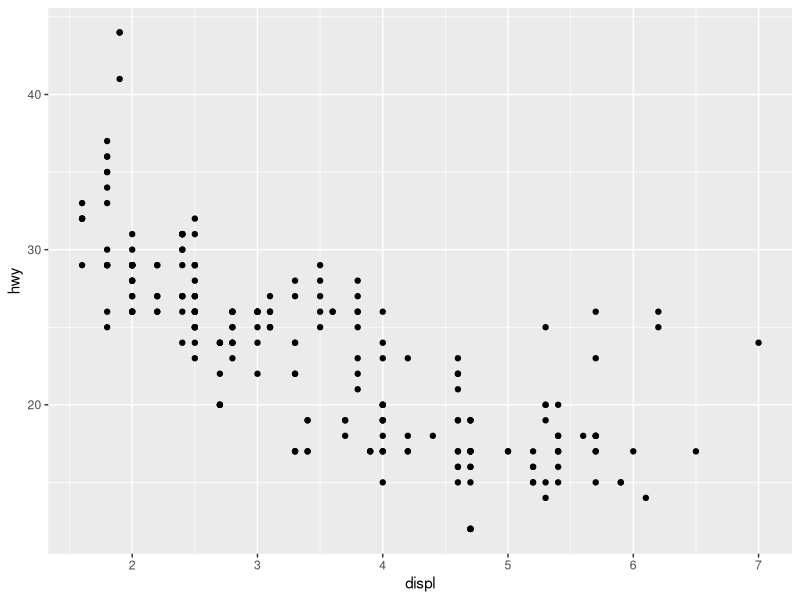
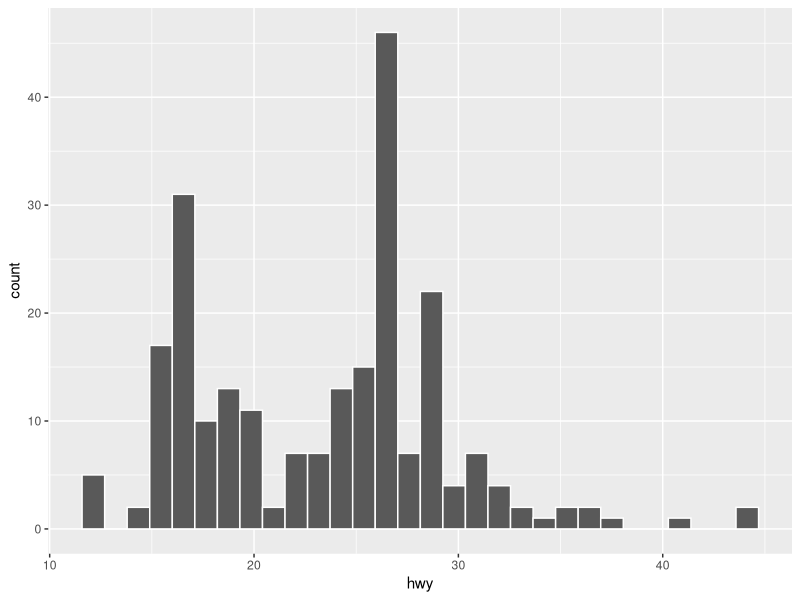
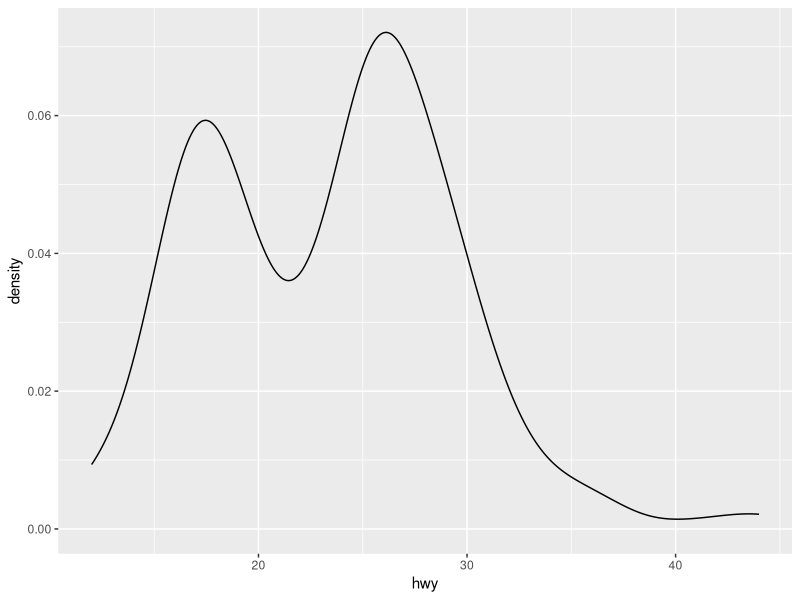
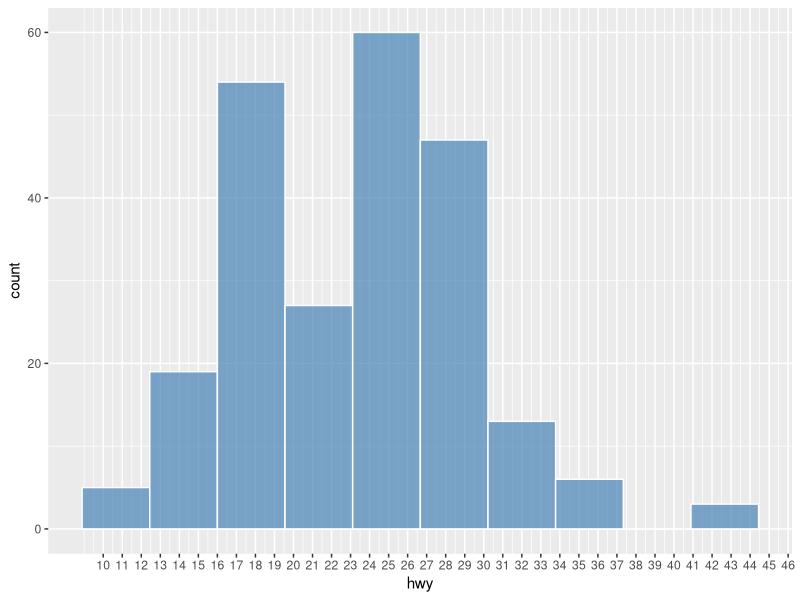
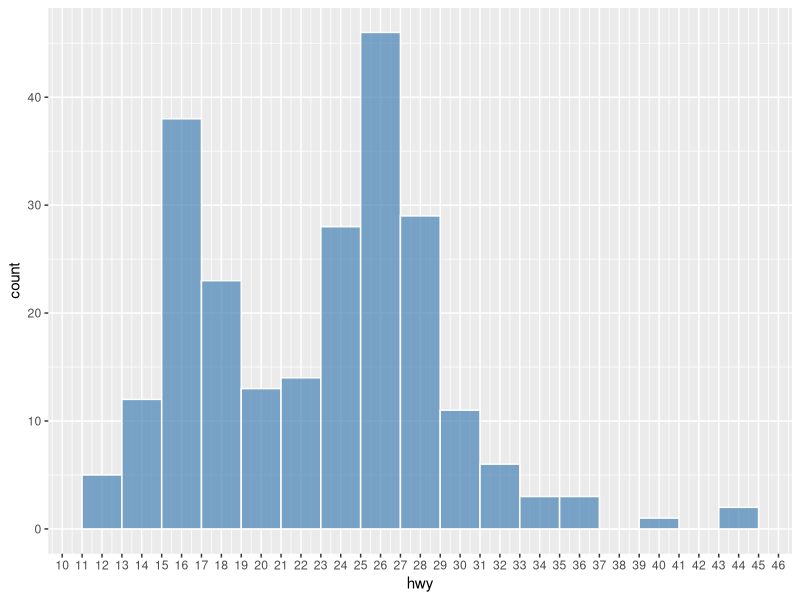
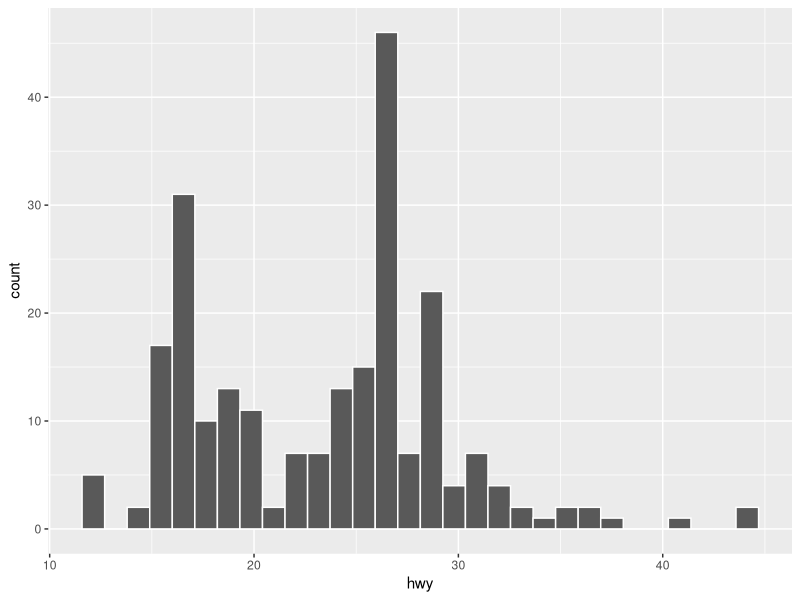
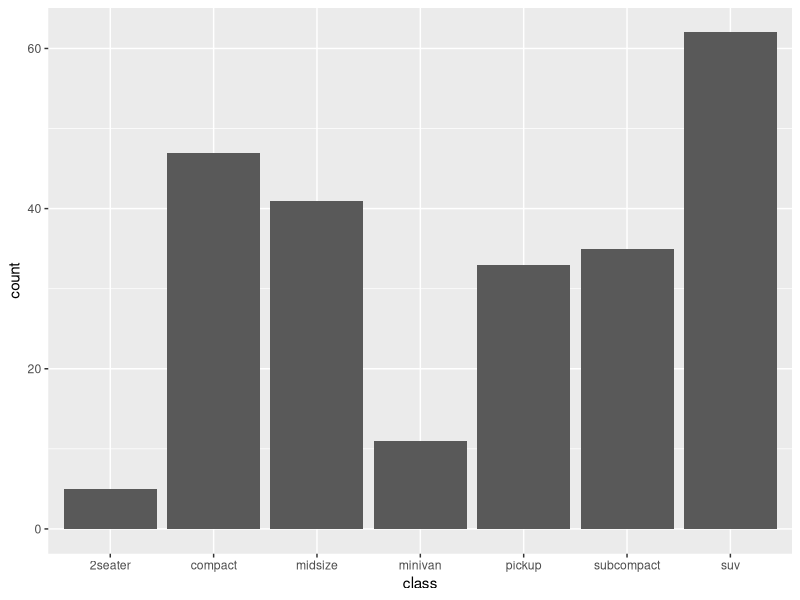
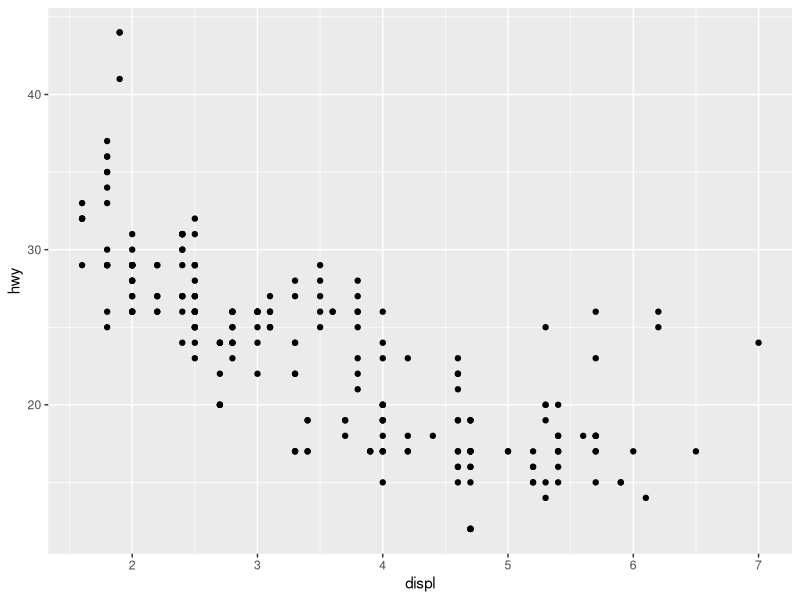

R code for these plots, in order:
library(tidyverse)

mpg 

str(mpg)
summary(mpg)

ggplot(data = mpg, aes(x = displ, y = hwy)) + 
  geom_point()



ggplot(data = mpg, aes(hwy)) + 
  geom_histogram(color='white')
ggplot(data = mpg, aes(hwy)) +
  geom_density(kernel="gaussian")



ggplot(data = mpg, aes(hwy)) +
  geom_histogram(
    color = 'white',
    fill = 'steelblue',
    alpha = 0.7,
    bins = 10
  ) +
  scale_x_continuous(breaks = seq(10, 46, 1))

ggplot(data = mpg, aes(hwy)) +
  geom_histogram(
    color = 'white',
    fill = 'steelblue',
    alpha = 0.7,
    binwidth = 2
  ) +
  scale_x_continuous(breaks = seq(10, 46, 1))

## You can check the min or max of each bin
g <- ggplot(data = mpg, aes(hwy)) +
  geom_histogram(color = "white")

## Auto-print the ggplot
g

## Checking bin interval min and max
ggplot_build(g)$data[[1]]$xmin
ggplot_build(g)$data[[1]]$xmax




ggplot(data = mpg, aes(x = class)) + 
  geom_bar()





ggplot(data = mpg, aes(x = displ, y = hwy)) + 
  geom_point()

ggplot(data = mpg, aes(x = displ, y = hwy)) +
  geom_point() + 
  geom_smooth(method='lm', formula= y~x)

ggplot(data = mpg, aes(x = class, y = hwy)) + 
  geom_boxplot()



ggplot(data = mpg, aes(x = class, y = hwy)) +
  stat_summary(fun.data = mean_cl_boot, geom = "pointrange")

ggplot(data = mpg, aes(x = class, y = hwy)) +
  stat_summary(fun.data = mean_cl_normal, geom = "pointrange")

ggplot(data = mpg, aes(x = manufacturer, y = class)) +
  geom_count() + 
  theme(axis.text.x = element_text(angle=-90))



ggplot(data = mpg, aes(x = displ, y = hwy)) + 
  geom_point()

ggplot(data = mpg,
       aes(x = displ, y = hwy, color = drv)) +
  geom_point()

## Method 1
ggplot(data = mpg, aes(x = displ, y = hwy, color = drv)) + 
  geom_point()

## Method 2
ggplot(data = mpg, aes(x = displ, y = hwy)) +
  geom_point(color = "steelblue")

ggplot(data = mpg, aes(x = displ, y = hwy, color = drv)) + 
  geom_point(alpha = .5, size = 4)

ggplot(data = mpg, aes(x = displ, y = hwy, size = drv, color= drv)) + 
  geom_point(alpha = .5)

ggplot(data = mpg, aes(x = class, fill = class)) +
  geom_bar(color = 'white')

ggplot(data = mpg, aes(x = class, y = hwy, fill = class)) +
  geom_boxplot(color = 'black',
               size = 0.2,
               notch = TRUE)

ggplot(data = mpg, aes(x = displ, y = hwy, shape = drv)) +
  geom_point()

ggplot(data = mpg, aes(
  x = displ,
  y = hwy,
  color = drv,
  shape = drv
)) +
  geom_point()

ggplot(data = mpg, aes(x = manufacturer, y = class)) +
  geom_count() + 
  theme(axis.text.x = element_text(angle=-90))



ggplot(data = mpg, aes(x = displ, y = hwy)) + 
  geom_point() + 
  geom_smooth(method = "lm")

## ggplot(data = mpg, aes(x = displ, y = hwy, color = drv)) +
##   geom_point() +
##   geom_smooth(method = "lm")

ggplot(data = mpg, aes(x = displ, y = hwy)) +
  geom_point() +
  geom_smooth(method = 'lm') +
  labs(title = "Correlation between Displacement and Highway Miles per Gallon",
       x = "Displacement",
       y = "Miles/Per Gallon")

ggplot(data = mpg, aes(x = displ, y = hwy, color = drv)) +
  geom_point() +
  labs(x = "Engine Displacement (litres)",
       y = "Highway Miles per Gallon",
       title = "Scatter Plot -- DISPL by HWY",
       color = "Drive Train Type")

ggplot(data = mpg, aes(x = cty, y = hwy)) +
  geom_point() +
  geom_smooth(method = "lm") +
  facet_wrap(vars(class))

## Save the ggplot2 object
graph1 <- ggplot(data = mpg, aes(x = displ, y = hwy, color = drv)) +
  geom_point(size = 3, alpha = .8) +
  labs(
    x = "Engine Displacement (litres)",
    y = "Highway Miles per Gallon",
    title = "Scatter Plot -- DISPL by HWY",
    color = "Drive Train Type"
  )

## autoprint the graph
graph1

## add theme layers
graph1 + theme_bw(base_family = "Times New Roman")
graph1 + theme_minimal()
graph1 + theme_dark()
graph1 + theme_classic()
graph1 + theme_light()

my_first_graph <-
  ggplot(data = mpg, aes(x = displ, y = hwy, color = drv)) +
  geom_point() +
  labs(x = "Engine Displacement (litres)",
       y = "Highway Miles per Gallon",
       title = "Scatter Plot -- DISPL by HWY")
class(my_first_graph) # check the class
# summary(my_first_graph) # check the properties of the graph
my_first_graph # auto-print the ggplot
ggsave(
  filename = "my_first_plot.png",
  plot = my_first_graph,
  width = 6,
  height = 6
)



iris
